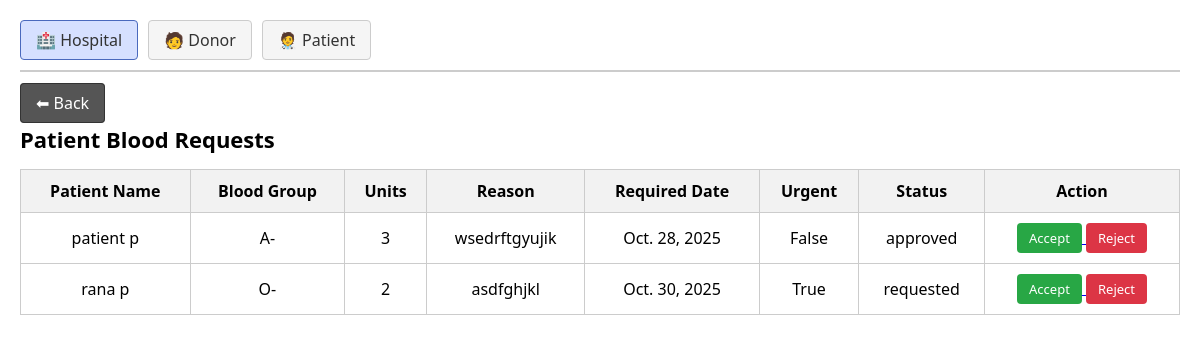
The page /manage_patients/ on the database its author committed.
### Blood_Bank/models.py (models this page shows, shortened)
class Request_list(models.Model):
    patient = models.ForeignKey(Patient,on_delete=models.CASCADE)
    unit = models.PositiveIntegerField(null=True,blank=True)
    date = models.DateField(null=True,blank=True)
    reason = models.CharField(max_length=50,null=True,blank=True)
    urgent = models.BooleanField(default=False)
    STATUS_CHOICES = (
        ('requested', 'Requested'),
        ('approved', 'Approved'),
        ('rejected', 'Rejected'),
    )
    status = models.CharField(max_length=10, choices=STATUS_CHOICES, default='requested')

class Patient(models.Model):
    profile = models.OneToOneField(Profile, on_delete=models.CASCADE)
    patient_name = models.CharField(max_length=20,null=True,blank=True)
    patient_age = models.PositiveIntegerField(null=True,blank=True)
    patient_dob = models.DateField(null=True,blank=True)
    patient_gender = models.CharField(max_length=10,null=True,blank=True)
    patient_number = models.CharField(max_length=20,null=True,blank=True)
    patient_address = models.CharField(max_length=50,null=True,blank=True)
    patient_blood_group = models.CharField(max_length=10,null=True,blank=True)
    emergency_contact_name = models.CharField(max_length=20,null=True,blank=True)
    emergency_contact_number = models.CharField(max_length=20,null=True,blank=True)

### Blood_Bank/views.py (the view)
# urls.py: path('manage_patients/',views.manage_patients,name='manage_patients'),
def manage_patients(request):
    request_list = Request_list.objects.all()
    return render(request,'admin_dashboard/manage_patients.html',{'request_list':request_list})

### Blood_Bank/templates/admin_dashboard/manage_patients.html (shortened to what this page needs)
{% load static %}
<!DOCTYPE html>
<html lang="en">
<head>
    <link rel="stylesheet" href="{% static 'css/admin_dashboard/manage_patients.css' %}">
</head>
<body>
    <div class="page-container">
        <nav class="top-menu">
            <a href="{% url 'manage_hospitals' %}" class="active">🏥 Hospital</a>
            <a href="{% url 'manage_donors' %}">🧑 Donor</a>
            <a href="{% url 'manage_patients' %}">🧑‍⚕ Patient</a>
        </nav>
        <div class="back-section">
            <a href="{% url 'admindashboard' %}" class="back-btn">⬅ Back</a>
        </div>
        <main class="table-container">
            <h2>Patient Blood Requests</h2>
            <table>
                <thead>
                    <tr>
                        <th>Patient Name</th>
                        <th>Blood Group</th>
                        <th>Units</th>
                        <th>Reason</th>
                        <th>Required Date</th>
                        <th>Urgent</th>
                        <th>Status</th>
                        <th>Action</th>
                    </tr>
                </thead>
                <tbody>
                    {% for r in request_list %}
                    <tr>
                        <td>{{ r.patient.patient_name }}</td>
                        <td>{{ r.patient.patient_blood_group }}</td>
                        <td>{{ r.unit }}</td>
                        <td>{{ r.reason }}</td>
                        <td>{{ r.date }}</td>
                        <td>{{ r.urgent }}</td>
                        <td>{{ r.status }}</td>
                        <td>
                            <a href="{% url 'manage_patients_update' r.id %}">
                                <button class="btn approve" type="button">Accept</button>
                            </a>
                            <a href="{% url 'manage_patients_delete' r.id %}">
                                <button class="btn reject" type="button">Reject</button>
                            </a>
                        </td>
                    </tr>
                    {% empty %}
                    <tr>
                        <td colspan="8">No patient requests available</td>
                    </tr>
                    {% endfor %}
                </tbody>
            </table>
        </main>
    </div>
</body>
</html>

### Blood_Bank/static/css/admin_dashboard/manage_patients.css (style rules this page uses)
* { margin: 0; padding: 0; box-sizing: border-box; font-family: "Segoe UI", Arial, sans-serif; }
.page-container { width: 100%; padding: 20px; background-color: white; }
.top-menu { display: flex; gap: 10px; border-bottom: 2px solid #ccc; padding-bottom: 10px; margin-bottom: 20px; }
.top-menu a { text-decoration: none; padding: 8px 15px; background-color: #f5f5f5; border: 1px solid #ccc; color: #333; border-radius: 4px; }
.top-menu a.active { background-color: #d6e0ff; border-color: #4a69bd; }
.back-section { margin: 10px 0; }
.back-btn { text-decoration: none; padding: 8px 15px; background-color: #555; color: white; border-radius: 4px; border: 1px solid #333; }
.table-container h2 { margin-bottom: 15px; font-size: 22px; }
table { width: 100%; border-collapse: collapse; }
table, th, td { border: 1px solid #ccc; }
th, td { padding: 10px; text-align: center; }
th { background-color: #f2f2f2; }
.btn { padding: 6px 12px; border: none; cursor: pointer; border-radius: 4px; font-size: 13px; }
.approve { background-color: #28a745; color: white; }
.reject { background-color: #dc3545; color: white; }

### rows shown on the page
Request_list: patient.patient_name "patient p", patient.patient_blood_group "A-", unit "3", reason "wsedrftgyujik", date "Oct. 28, 2025", urgent "False", status "approved"
Request_list: patient.patient_name "rana p", patient.patient_blood_group "O-", unit "2", reason "asdfghjkl", date "Oct. 30, 2025", urgent "True", status "requested"
